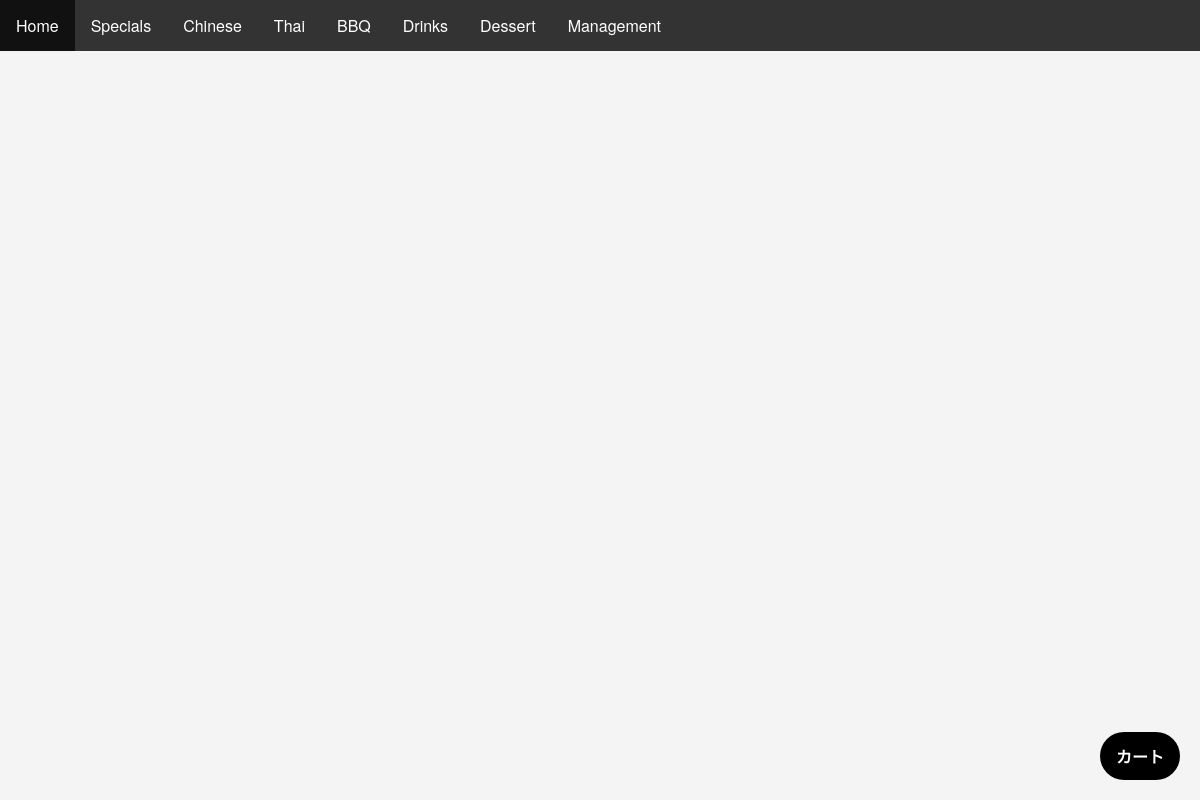
/menu.php?categoryId=3, run on an earlier commit of the app's database.
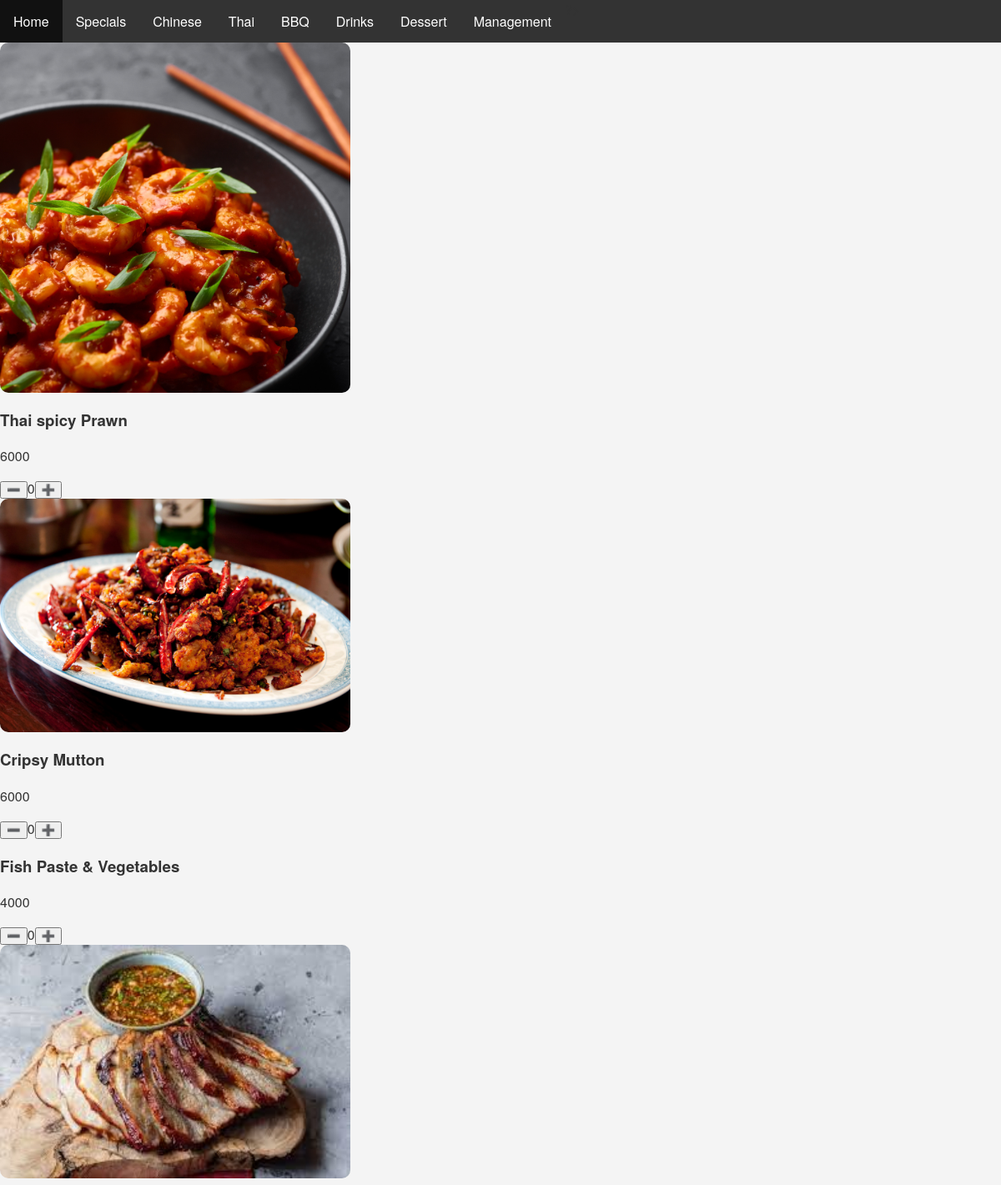
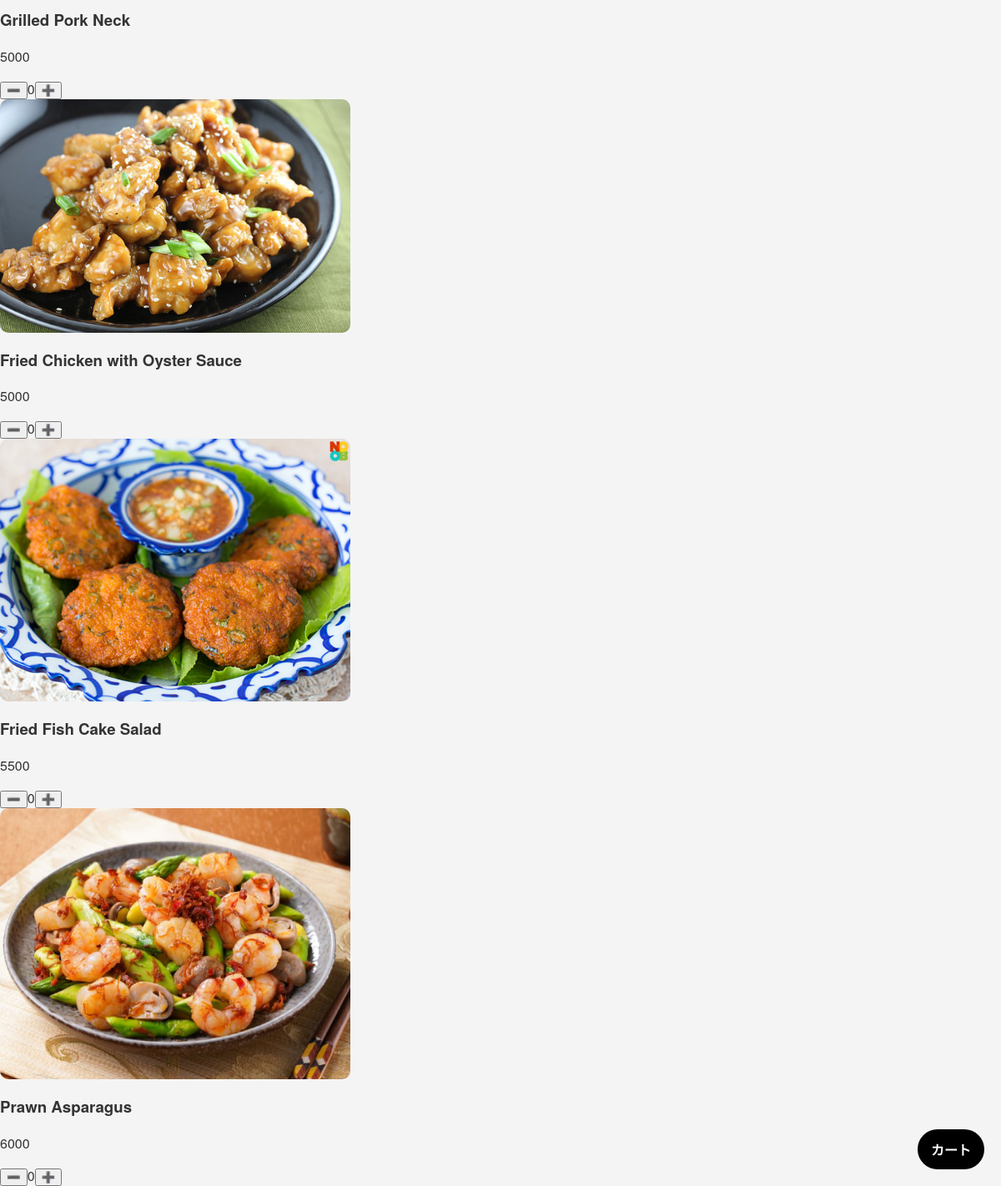
And on a later commit of the database (2 pictures, top to bottom).
### tables this page shows
CREATE TABLE `scategory` (
  `id` int(11) NOT NULL,
  `state` int(11) DEFAULT 1,
  `categoryId` int(11) NOT NULL,
  `categoryName` text NOT NULL
);

CREATE TABLE `sitem` (
  `id` int(11) NOT NULL,
  `state` int(11) DEFAULT 1,
  `category` int(11) NOT NULL,
  `name` varchar(50) NOT NULL,
  `price` int(11) NOT NULL
);

### menu.php (the view, shortened to what this page needs)
<?php
require_once "pdo.php";
$categoryId = $_GET['categoryId'];
$sqlItem = "SELECT * FROM sitem WHERE category = :categoryId ORDER BY id ASC";
$stmtItem = $pdo->prepare($sqlItem);
$stmtItem->bindValue(':categoryId', $categoryId, PDO::PARAM_INT);
$stmtItem->execute();
$items = $stmtItem->fetchAll(PDO::FETCH_ASSOC);
echo '<!doctype html>
<html>
<head>
<meta charset="utf-8">
<meta name="viewport" content="width=device-width, initial-scale=1.0">
<link rel="stylesheet" href="./style.css?v=<?= filemtime(__DIR__ . "/style.css") ?>
<script src="script.js" defer></script>
</head>
<body>';
include "nav.php";
foreach ($items as $item) {
    $name = (string) $item['name'];
    $id = (int) $item["id"];
    $qty = $_SESSION['cart'][$id]['amount'] ?? 0;
    $filename = $name . ".jpg";
    echo '<section>';
    echo '<img src="./upfiles/' . $filename . '" alt="">';
    echo '<div>';
    echo '<h3>' . $item["name"] . '</h3>';
    echo '<p>' . $item["price"] . '</p>';
    echo '</div>';
    echo '<button type="button" class="minus" data-id="' . $id . '" data-name="' . htmlspecialchars($name) . '">➖️</button>';
    echo '<span class="qty">' . (int) $qty . '</span>';
    echo '<button type="button" class="plus"  data-id="' . $id . '" data-name="' . htmlspecialchars($name) . '">➕️</button>';
    echo '</section>';
}
echo '<a href="ordercheck.php" class="order-check">カート</a>';
echo '</body></html>';
?>

### nav.php (shortened to what this page needs)
<?php
require_once("pdo.php");
$sqlCategory = "SELECT * FROM sCategory WHERE state = 1 ORDER BY categoryId ASC";
$stmtCategory = $pdo->prepare($sqlCategory);
$stmtCategory->execute();
$categories = $stmtCategory->fetchAll(PDO::FETCH_ASSOC);
?>
<!DOCTYPE html>
<html lang="ja">
<link rel="stylesheet" href="./style.css">
<ul>
    <li><a href="index.php">Home</a></li>
<?php
foreach ($categories as $category) { ?>
    <li><a href="menu.php?categoryId=<?= $category['categoryId'] ?>"><?php echo $category['categoryName']; ?></a>
    </li>
<?php } ?>
    <li><a href="management.php">Management</a></li>
</ul>
</html>

### style.css (style rules this page uses)
ul { list-style-type: none; margin: 0; padding: 0; overflow: hidden; background-color: #333333; }
ul li { float: left; }
ul li a { display: block; color: white; text-align: center; padding: 14px 16px; text-decoration: none; }
img { width: 20%; height: auto; }
body { font-family: "Helvetica Neue", Arial, "Hiragino Kaku Gothic ProN", "Hiragino Sans", Meiryo, sans-serif; margin: 0; padding: 0; background-color: #f4f4f4; color: #333; }
img { max-width: 100%; height: auto; display: block; }
section img { width: 100%; max-width: 420px; height: auto; object-fit: cover; border-radius: 10px; }
.order-check { position: fixed; right: 20px; bottom: 20px; z-index: 9999; padding: 12px 16px; border-radius: 999px; background: black; color: white; text-decoration: none; font-weight: 600; }

What changed in the data, as far as the page shows it:
added sitem: name (picture), name "Thai spicy Prawn", price "6000", id "0"
added sitem: name (picture), name "Cripsy Mutton", price "6000", id "0"
added sitem: name "Fish Paste & Vegetables", price "4000", id "0"
added sitem: name (picture), name "Grilled Pork Neck", price "5000", id "0"
added sitem: name (picture), name "Fried Chicken with Oyster Sauce", price "5000", id "0"
added sitem: name (picture), name "Fried Fish Cake Salad", price "5500", id "0"
added sitem: name (picture), name "Prawn Asparagus", price "6000", id "0"
